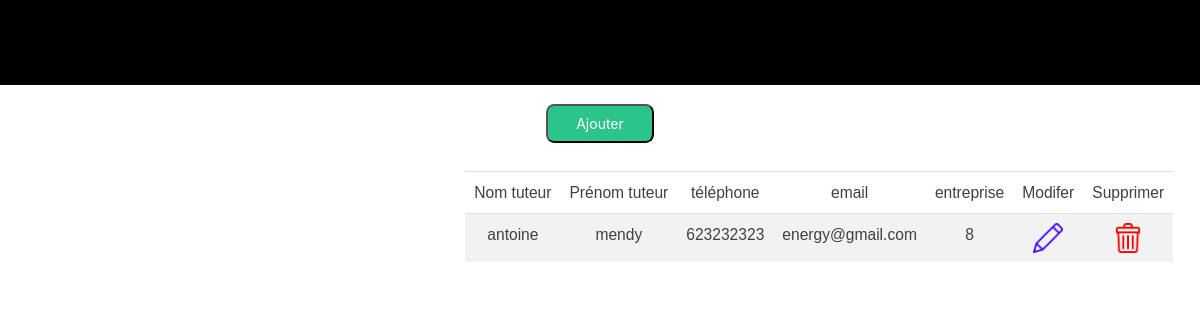
Page /APPLICATION/tuteur.php (signed in) on the committed database.
### tables this page shows
CREATE TABLE IF NOT EXISTS `tuteur` (
  `numTuteur` int NOT NULL AUTO_INCREMENT,
  `nomTuteur` varchar(25) DEFAULT NULL,
  `prenom` varchar(10) DEFAULT NULL,
  `telTuteur` int DEFAULT NULL,
  `emailTuteur` varchar(45) DEFAULT NULL,
  `idEntreprise` int DEFAULT NULL,
  PRIMARY KEY (`numTuteur`),
  KEY `idEntreprise` (`idEntreprise`)
);

### APPLICATION/tuteur.php (the view, shortened to what this page needs)
<!DOCTYPE html>
<html lang="fr">
<head>
    <link rel="stylesheet" href="https://cdn.jsdelivr.net/npm/bootstrap@4.0.0/dist/css/bootstrap.min.css">
    <link rel="stylesheet" href="https://cdnjs.cloudflare.com/ajax/libs/font-awesome/5.3.1/css/all.min.css">
    <link rel="stylesheet" href="https://cdn.datatables.net/1.13.2/css/jquery.dataTables.min.css">
    <link rel="stylesheet" href="https://cdn.datatables.net/1.13.2/css/dataTables.bootstrap5.min.css">
    <link rel="stylesheet" href="./libs/style3.css">
</head>
<body>
  <header>
  <nav class="nav">
        <div class="vamos">
        </div>
    </nav>
  </header>
  <button type="button" class="Btn_add" data-toggle="modal" data-target="#ajouterModal" data-whatever="@mdo">Ajouter</button>
    <div class="container3">
      <div class="row">
            <table id="matable" class="table table-striped" style="width:100%">
              <thead>
                <tr id="items">
                    <td>Nom tuteur</td>
                    <td>Prénom tuteur</td>
                    <td>téléphone</td>
                    <td>email</td>
                    <td>entreprise</td>
                    <td>Modifer</td>
                    <td>Supprimer</td>
                </tr>
              </thead>
              <tbody>
                <?php
                    $connect = mysqli_connect("localhost", "root", "", "gestion_stage");
                    $query ="SELECT `numTuteur`, `nomTuteur`, `prenom`, `telTuteur`, `emailTuteur`, `idEntreprise` FROM `tuteur`;";
                    $result = mysqli_query($connect, $query);
                        while($row = mysqli_fetch_array($result)){
                            ?>
                            <tr>
                                <td><?=$row['nomTuteur']?></td>
                                <td><?=$row['prenom']?></td>
                                <td><?=$row['telTuteur']?></td>
                                <td><?=$row['emailTuteur']?></td>
                                <td><?=$row['idEntreprise']?></td>
                                <form action="" method="POST">
                                <td> <a type="button" class="modifierbtn" id="<?=$row['numTuteur']?>" data-toggle="modal" data-target="#modifierModal"><img src="img/pen.png"></a></td>
                                <td> <a type="button" class="suppbtn" id="<?=$row['numTuteur']?>" data-toggle="modal" data-target="#supprimerModal"><img src="img/trash.png"></a></td>
                                </form>
                            </tr>
                            <?php
                    }
                ?>
                </tbody>
            </table>
      </div>
    </div>
</body>
</html>

### APPLICATION/libs/style3.css (style rules this page uses)
.nav { width: 100%; height: 65px; position: fixed; line-height: 65px; text-align: center; }
* { margin: 0; padding: 0; box-sizing: border-box; font-family: 'Poppins', sans-serif; }
header { display: block; align-items: center; justify-content: center; min-height: 13vh; position: relative; }
.Btn_add { width: fit-content; margin: auto; margin-bottom:20px; background-color: #2bc48a; padding: 5px 20px; color: #fff; display: block; align-items: center; text-align: 0; border-radius: 6px; text-decoration: 0; zoom: 140%; }
table { border-collapse:collapse; color: #404040; display: inline-block; margin-left: 18%; text-align: center; margin-left: auto; margin-right: auto; }
table td { font-size: 16px; padding: 5px 55px; font-weight: 500; font-size: 13px; margin: 0 5px; cursor: pointer; }
body .container3 { display: block ; zoom: 120%; margin-left: 225px; margin-right: auto; max-width: 1200px; }
td { font-weight: 400; padding: 5px 20px; font-size: 14px; text-align: center; }
body img { height: 25px; }
div.row { margin-left: 21%; margin-right: auto; }
html, header { margin: 0; padding: 0; box-sizing: border-box; font-family: "Quicksand", sans-serif; font-size: 62.5%; font-size: 10px; }
.nav { width: 100%; height: 85px; position: fixed; line-height: 65px; text-align: center; background-color: black; }
body .vamos { display: block; margin-left: auto; margin-right: 0; max-width: 1200px; }
@media screen and (max-width:1200px) { body .vamos { margin-right: 0; zoom: 52%; } }
.nav { padding-top: 20px; padding-bottom: 20px; -webkit-transition: all 0.4s ease; transition: all 0.4s ease; }

### rows in the picture
tuteur: nomTuteur "antoine", prenom "mendy", telTuteur "623232323", emailTuteur "energy@gmail.com", idEntreprise "8"
